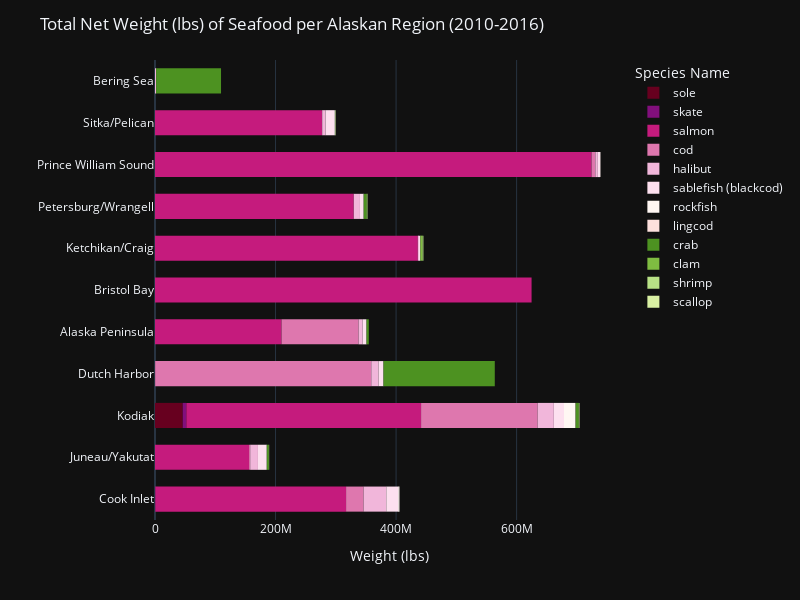

Notebook source saved alongside this figure:
### Code cell
fig = px.histogram(DFseafoodmaskedfinal,
                y = 'AreaName',
                   x = 'TotalNetWeight',
                  color = 'SpeciesGroup',
                  color_discrete_map = {'rockfish':'#fff7f3',
                                        'salmon':'#c51b7d',
                                       'cod':'#de77ae',
                                       'halibut':'#f1b6da',
                                       'sablefish (blackcod)':'#fde0ef',
                                        'sole':'#67001f',
                                       'crab':'#4d9221',
                                       'shrimp':'#b8e186',
                                       'clam':'#7fbc41',
                                       'scallop':'#d9f0a3',
                                       'skate':'#810f7c',
                                       'lingcod':'#fde0dd'},
                  category_orders={'SpeciesGroup' : ['sole', 
                                                     'skate',
                                                     'salmon',
                                                     'cod', 
                                                     'halibut', 
                                                     'sablefish (blackcod)',
                                                     'rockfish',
                                                    'lingcod',
                                                    'crab',
                                                    'clam',
                                                    'shrimp',
                                                     'scallop']})


fig.update_layout(title='Total Net Weight (lbs) of Seafood per Alaskan Region (2010-2016)',
                  xaxis_title="Weight (lbs)",
                  yaxis_title = ' ',
                  template='plotly_dark',
                  legend_title='Species Name',
                  bargap = 0.4,
                  autosize=False,
                  width=800,
                  height=600)

fig.show()

### Figure 1 — Plotly figure (JSON) as saved in the notebook; plotly's stock layout.template omitted (floating-point values rounded to 4 significant figures; data arrays with more than 128 entries replaced by an {"elided": "..."} marker saying what was removed)
{"data": [{"alignmentgroup": "True", "bingroup": "y", "histfunc": "sum", "hovertemplate": "SpeciesGroup=sole<br>sum of TotalNetWeight=%{x}<br>AreaName=%{y}<extra></extra>", "legendgroup": "sole", "marker": {"color": "#67001f", "pattern": {"shape": ""}}, "name": "sole", "offsetgroup": "sole", "orientation": "h", "showlegend": true, "type": "histogram", "x": [6577, 4795, 353205, 2067666, 3015931, 1864605, 2728368, 329368, 26852, 611737, 1760924, 1917571, 3245019, 75531, 794342, 1591053, 1651810, 2924872, 39712, 731887, 622668, 2061547, 1823176, 215652, 64429, 654296, 2354830, 3872563, 3245998, 199064, 65542, 96422, 48921, 212869, 1164927, 1537549, 2212995], "xaxis": "x", "y": ["Cook Inlet", "Juneau/Yakutat", "Kodiak", "Kodiak", "Kodiak", "Kodiak", "Kodiak", "Kodiak", "Kodiak", "Kodiak", "Kodiak", "Kodiak", "Kodiak", "Kodiak", "Kodiak", "Kodiak", "Kodiak", "Kodiak", "Kodiak", "Kodiak", "Kodiak", "Kodiak", "Kodiak", "Kodiak", "Kodiak", "Kodiak", "Kodiak", "Kodiak", "Kodiak", "Dutch Harbor", "Dutch Harbor", "Kodiak", "Kodiak", "Kodiak", "Kodiak", "Kodiak", "Kodiak"], "yaxis": "y"}, {"alignmentgroup": "True", "bingroup": "y", "histfunc": "sum", "hovertemplate": "SpeciesGroup=skate<br>sum of TotalNetWeight=%{x}<br>AreaName=%{y}<extra></extra>", "legendgroup": "skate", "marker": {"color": "#810f7c", "pattern": {"shape": ""}}, "name": "skate", "offsetgroup": "skate", "orientation": "h", "showlegend": true, "type": "histogram", "x": [60560, 51354, 462651, 470091, 608889, 35132, 37799, 647212, 245171, 473330, 459237, 426484, 49887, 91570, 315854, 820912, 79965, 123628, 358642, 11757, 177254, 111891, 149673, 370767], "xaxis": "x", "y": ["Cook Inlet", "Cook Inlet", "Kodiak", "Kodiak", "Kodiak", "Cook Inlet", "Cook Inlet", "Kodiak", "Kodiak", "Kodiak", "Kodiak", "Kodiak", "Cook Inlet", "Cook Inlet", "Kodiak", "Kodiak", "Cook Inlet", "Kodiak", "Kodiak", "Cook Inlet", "Cook Inlet", "Kodiak", "Kodiak", "Kodiak"], "yaxis": "y"}, {"alignmentgroup": "True", "bingroup": "y", "histfunc": "sum", "hovertemplate": "SpeciesGroup=salmon<br>sum of TotalNetWeight=%{x}<br>AreaName=%{y}<extra></extra>", "legendgroup": "salmon", "marker": {"color": "#c51b7d", "pattern": {"shape": ""}}, "name": "salmon", "offsetgroup": "salmon", "orientation": "h", "showlegend": true, "type": "histogram", "x": {"elided": "274 int values"}, "xaxis": "x", "y": {"elided": "274 str values"}, "yaxis": "y"}, {"alignmentgroup": "True", "bingroup": "y", "histfunc": "sum", "hovertemplate": "SpeciesGroup=cod<br>sum of TotalNetWeight=%{x}<br>AreaName=%{y}<extra></extra>", "legendgroup": "cod", "marker": {"color": "#de77ae", "pattern": {"shape": ""}}, "name": "cod", "offsetgroup": "cod", "orientation": "h", "showlegend": true, "type": "histogram", "x": [21322290, 3573727, 38800144, 71491, 29178, 34899568, 14718, 913581, 123056, 20566040, 3448572, 58861430, 81515, 39868153, 78141, 1827531, 50574, 18359457, 6414357, 63256263, 89843, 25855, 35128801, 1423580, 7380, 21696944, 4762044, 58209005, 300279, 1948, 21736362, 11321, 671095, 11513, 25374967, 4790460, 73799046, 596563, 5149, 28324383, 921209, 14866, 20571002, 5987627, 65654267, 743619, 9000, 33465130, 15013, 666547, 21887], "xaxis": "x", "y": ["Alaska Peninsula", "Cook Inlet", "Dutch Harbor", "Juneau/Yakutat", "Ketchikan/Craig", "Kodiak", "Petersburg/Wrangell", "Prince William Sound", "Sitka/Pelican", "Alaska Peninsula", "Cook Inlet", "Dutch Harbor", "Juneau/Yakutat", "Kodiak", "Petersburg/Wrangell", "Prince William Sound", "Sitka/Pelican", "Alaska Peninsula", "Cook Inlet", "Dutch Harbor", "Juneau/Yakutat", "Ketchikan/Craig", "Kodiak", "Prince William Sound", "Sitka/Pelican", "Alaska Peninsula", "Cook Inlet", "Dutch Harbor", "Juneau/Yakutat", "Ketchikan/Craig", "Kodiak", "Petersburg/Wrangell", "Prince William Sound", "Sitka/Pelican", "Alaska Peninsula", "Cook Inlet", "Dutch Harbor", "Juneau/Yakutat", "Ketchikan/Craig", "Kodiak", "Prince William Sound", "Sitka/Pelican", "Alaska Peninsula", "Cook Inlet", "Dutch Harbor", "Juneau/Yakutat", "Ketchikan/Craig", "Kodiak", "Petersburg/Wrangell", "Prince William Sound", "Sitka/Pelican"], "yaxis": "y"}, {"alignmentgroup": "True", "bingroup": "y", "histfunc": "sum", "hovertemplate": "SpeciesGroup=halibut<br>sum of TotalNetWeight=%{x}<br>AreaName=%{y}<extra></extra>", "legendgroup": "halibut", "marker": {"color": "#f1b6da", "pattern": {"shape": ""}}, "name": "halibut", "offsetgroup": "halibut", "orientation": "h", "showlegend": true, "type": "histogram", "x": [2063585, 12601953, 3275344, 3236170, 334185, 6123979, 2114761, 1315488, 1923396, 1923743, 4612904, 3669601, 2169798, 214397, 5792288, 1230623, 750393, 1298145, 1010116, 5442033, 2310229, 1746636, 185122, 6897538, 1559924, 686506, 1249658, 757974, 838282, 6522178, 1732732, 1953806, 718910, 3161881, 1656654, 525180, 1229336, 450658, 470146, 3921759, 1678395, 184407, 2444049, 1860434, 485379, 572645, 604256, 4627559, 1233395, 2120994, 248383, 2441005, 1820287, 346607], "xaxis": "x", "y": ["Alaska Peninsula", "Cook Inlet", "Dutch Harbor", "Juneau/Yakutat", "Ketchikan/Craig", "Kodiak", "Petersburg/Wrangell", "Prince William Sound", "Sitka/Pelican", "Alaska Peninsula", "Cook Inlet", "Dutch Harbor", "Juneau/Yakutat", "Ketchikan/Craig", "Kodiak", "Petersburg/Wrangell", "Prince William Sound", "Sitka/Pelican", "Alaska Peninsula", "Cook Inlet", "Dutch Harbor", "Juneau/Yakutat", "Ketchikan/Craig", "Kodiak", "Petersburg/Wrangell", "Prince William Sound", "Sitka/Pelican", "Alaska Peninsula", "Bering Sea", "Cook Inlet", "Dutch Harbor", "Juneau/Yakutat", "Ketchikan/Craig", "Kodiak", "Petersburg/Wrangell", "Prince William Sound", "Sitka/Pelican", "Alaska Peninsula", "Bering Sea", "Cook Inlet", "Juneau/Yakutat", "Ketchikan/Craig", "Kodiak", "Petersburg/Wrangell", "Prince William Sound", "Alaska Peninsula", "Bering Sea", "Cook Inlet", "Dutch Harbor", "Juneau/Yakutat", "Ketchikan/Craig", "Kodiak", "Petersburg/Wrangell", "Prince William Sound"], "yaxis": "y"}, {"alignmentgroup": "True", "bingroup": "y", "histfunc": "sum", "hovertemplate": "SpeciesGroup=sablefish (blackcod)<br>sum of TotalNetWeight=%{x}<br>AreaName=%{y}<extra></extra>", "legendgroup": "sablefish (blackcod)", "marker": {"color": "#fde0ef", "pattern": {"shape": ""}}, "name": "sablefish (blackcod)", "offsetgroup": "sablefish (blackcod)", "orientation": "h", "showlegend": true, "type": "histogram", "x": [1050623, 3113113, 1682534, 2356554, 351728, 2571091, 759431, 910467, 2579912, 1072092, 3638169, 1478693, 2589079, 385801, 2958768, 893111, 972773, 2839314, 1183269, 4007206, 1405324, 2723033, 318020, 3364934, 1133661, 802508, 3021144, 1283378, 2940154, 1426723, 2482343, 289320, 3124300, 1037202, 891197, 3175589, 977534, 2324383, 1139563, 1867883, 116423, 2435933, 947665, 509962, 2774928, 737219, 3640570, 726281, 1737659, 313261, 2363054, 860876], "xaxis": "x", "y": ["Alaska Peninsula", "Cook Inlet", "Dutch Harbor", "Juneau/Yakutat", "Ketchikan/Craig", "Kodiak", "Petersburg/Wrangell", "Prince William Sound", "Sitka/Pelican", "Alaska Peninsula", "Cook Inlet", "Dutch Harbor", "Juneau/Yakutat", "Ketchikan/Craig", "Kodiak", "Petersburg/Wrangell", "Prince William Sound", "Sitka/Pelican", "Alaska Peninsula", "Cook Inlet", "Dutch Harbor", "Juneau/Yakutat", "Ketchikan/Craig", "Kodiak", "Petersburg/Wrangell", "Prince William Sound", "Sitka/Pelican", "Alaska Peninsula", "Cook Inlet", "Dutch Harbor", "Juneau/Yakutat", "Ketchikan/Craig", "Kodiak", "Petersburg/Wrangell", "Prince William Sound", "Sitka/Pelican", "Alaska Peninsula", "Cook Inlet", "Dutch Harbor", "Juneau/Yakutat", "Ketchikan/Craig", "Kodiak", "Petersburg/Wrangell", "Prince William Sound", "Sitka/Pelican", "Alaska Peninsula", "Cook Inlet", "Dutch Harbor", "Juneau/Yakutat", "Ketchikan/Craig", "Kodiak", "Petersburg/Wrangell"], "yaxis": "y"}, {"alignmentgroup": "True", "bingroup": "y", "histfunc": "sum", "hovertemplate": "SpeciesGroup=rockfish<br>sum of TotalNetWeight=%{x}<br>AreaName=%{y}<extra></extra>", "legendgroup": "rockfish", "marker": {"color": "#fff7f3", "pattern": {"shape": ""}}, "name": "rockfish", "offsetgroup": "rockfish", "orientation": "h", "showlegend": true, "type": "histogram", "x": {"elided": "293 int values"}, "xaxis": "x", "y": {"elided": "293 str values"}, "yaxis": "y"}, {"alignmentgroup": "True", "bingroup": "y", "histfunc": "sum", "hovertemplate": "SpeciesGroup=lingcod<br>sum of TotalNetWeight=%{x}<br>AreaName=%{y}<extra></extra>", "legendgroup": "lingcod", "marker": {"color": "#fde0dd", "pattern": {"shape": ""}}, "name": "lingcod", "offsetgroup": "lingcod", "orientation": "h", "showlegend": true, "type": "histogram", "x": [13381, 90489, 1777, 2862, 26320, 13714, 96950, 3286, 42979, 5234, 24634, 25126, 18324, 81410, 9741, 56406, 5037, 343083, 29261, 16467, 183897, 8824, 52840, 10985, 13821, 31295, 13706, 157882, 11262, 35246, 12071, 19236, 27785, 5462, 104095, 11382, 39517, 6491, 8470, 25410, 60138], "xaxis": "x", "y": ["Cook Inlet", "Juneau/Yakutat", "Ketchikan/Craig", "Kodiak", "Petersburg/Wrangell", "Prince William Sound", "Sitka/Pelican", "Cook Inlet", "Juneau/Yakutat", "Ketchikan/Craig", "Kodiak", "Petersburg/Wrangell", "Prince William Sound", "Sitka/Pelican", "Cook Inlet", "Juneau/Yakutat", "Ketchikan/Craig", "Kodiak", "Petersburg/Wrangell", "Prince William Sound", "Sitka/Pelican", "Cook Inlet", "Juneau/Yakutat", "Ketchikan/Craig", "Kodiak", "Petersburg/Wrangell", "Prince William Sound", "Sitka/Pelican", "Cook Inlet", "Juneau/Yakutat", "Ketchikan/Craig", "Kodiak", "Petersburg/Wrangell", "Prince William Sound", "Sitka/Pelican", "Cook Inlet", "Juneau/Yakutat", "Ketchikan/Craig", "Kodiak", "Petersburg/Wrangell", "Sitka/Pelican"], "yaxis": "y"}, {"alignmentgroup": "True", "bingroup": "y", "histfunc": "sum", "hovertemplate": "SpeciesGroup=crab<br>sum of TotalNetWeight=%{x}<br>AreaName=%{y}<extra></extra>", "legendgroup": "crab", "marker": {"color": "#4d9221", "pattern": {"shape": ""}}, "name": "crab", "offsetgroup": "crab", "orientation": "h", "showlegend": true, "type": "histogram", "x": [502480, 1275215, 11131041, 574780, 462643, 261675, 15378878, 91729, 3736432, 6630401, 472325, 425306, 584662, 454697, 390029, 1530033, 222685, 14422560, 1056987, 17023622, 187991, 2486520, 4393025, 436346, 224971, 1093262, 159226, 185820, 1113043, 300202, 70179, 746787, 23398760, 793455, 29713755, 321688, 2385986, 3718853, 263434, 244939, 58225, 854958, 173679, 1059902, 269854, 333655, 829650, 20434689, 760550, 22172733, 3172963, 4849770, 328836, 16374, 432829, 185550, 297416, 183108, 18149409, 219190, 5513059, 15140795, 4353185, 5484751, 536507, 223892, 239144, 675425, 16082022, 80195, 624135, 8392220, 19667168, 3133275, 5105593, 483062, 208007], "xaxis": "x", "y": ["Alaska Peninsula", "Alaska Peninsula", "Bering Sea", "Bering Sea", "Dutch Harbor", "Dutch Harbor", "Dutch Harbor", "Dutch Harbor", "Dutch Harbor", "Dutch Harbor", "Juneau/Yakutat", "Juneau/Yakutat", "Kodiak", "Kodiak", "Kodiak", "Petersburg/Wrangell", "Petersburg/Wrangell", "Bering Sea", "Bering Sea", "Dutch Harbor", "Dutch Harbor", "Dutch Harbor", "Dutch Harbor", "Juneau/Yakutat", "Kodiak", "Kodiak", "Kodiak", "Kodiak", "Petersburg/Wrangell", "Petersburg/Wrangell", "Petersburg/Wrangell", "Alaska Peninsula", "Bering Sea", "Bering Sea", "Dutch Harbor", "Dutch Harbor", "Dutch Harbor", "Dutch Harbor", "Juneau/Yakutat", "Juneau/Yakutat", "Kodiak", "Kodiak", "Kodiak", "Petersburg/Wrangell", "Petersburg/Wrangell", "Alaska Peninsula", "Alaska Peninsula", "Bering Sea", "Dutch Harbor", "Dutch Harbor", "Dutch Harbor", "Dutch Harbor", "Juneau/Yakutat", "Ketchikan/Craig", "Kodiak", "Kodiak", "Petersburg/Wrangell", "Sitka/Pelican", "Bering Sea", "Bering Sea", "Dutch Harbor", "Dutch Harbor", "Dutch Harbor", "Dutch Harbor", "Juneau/Yakutat", "Kodiak", "Sitka/Pelican", "Bering Sea", "Bering Sea", "Bering Sea", "Bering Sea", "Dutch Harbor", "Dutch Harbor", "Dutch Harbor", "Dutch Harbor", "Juneau/Yakutat", "Kodiak"], "yaxis": "y"}, {"alignmentgroup": "True", "bingroup": "y", "histfunc": "sum", "hovertemplate": "SpeciesGroup=clam<br>sum of TotalNetWeight=%{x}<br>AreaName=%{y}<extra></extra>", "legendgroup": "clam", "marker": {"color": "#7fbc41", "pattern": {"shape": ""}}, "name": "clam", "offsetgroup": "clam", "orientation": "h", "showlegend": true, "type": "histogram", "x": [887037, 29496, 475702, 713197, 11877, 502079, 15612, 538710, 11744, 413208, 16643], "xaxis": "x", "y": ["Ketchikan/Craig", "Sitka/Pelican", "Ketchikan/Craig", "Ketchikan/Craig", "Sitka/Pelican", "Ketchikan/Craig", "Sitka/Pelican", "Ketchikan/Craig", "Sitka/Pelican", "Ketchikan/Craig", "Sitka/Pelican"], "yaxis": "y"}, {"alignmentgroup": "True", "bingroup": "y", "histfunc": "sum", "hovertemplate": "SpeciesGroup=shrimp<br>sum of TotalNetWeight=%{x}<br>AreaName=%{y}<extra></extra>", "legendgroup": "shrimp", "marker": {"color": "#b8e186", "pattern": {"shape": ""}}, "name": "shrimp", "offsetgroup": "shrimp", "orientation": "h", "showlegend": true, "type": "histogram", "x": [7343, 21738, 15923, 234471, 190, 132578, 8061, 22186, 1305, 19561, 13548, 281521, 401, 20860, 143054, 5149, 31869, 11072, 34753, 309472, 881, 24937, 147421, 284, 1498, 11407, 6868, 34902, 201, 203794, 2314, 18565, 168757, 353, 7522, 249, 20567, 5105, 29667, 250363, 3788, 146593, 24518, 182297, 900, 11133, 18037, 2870, 34471, 454, 170234, 13427, 67235, 111013, 3792, 322, 20935], "xaxis": "x", "y": ["Juneau/Yakutat", "Juneau/Yakutat", "Ketchikan/Craig", "Ketchikan/Craig", "Petersburg/Wrangell", "Petersburg/Wrangell", "Prince William Sound", "Sitka/Pelican", "Juneau/Yakutat", "Juneau/Yakutat", "Ketchikan/Craig", "Ketchikan/Craig", "Petersburg/Wrangell", "Petersburg/Wrangell", "Petersburg/Wrangell", "Prince William Sound", "Sitka/Pelican", "Juneau/Yakutat", "Juneau/Yakutat", "Ketchikan/Craig", "Petersburg/Wrangell", "Petersburg/Wrangell", "Petersburg/Wrangell", "Prince William Sound", "Prince William Sound", "Sitka/Pelican", "Juneau/Yakutat", "Juneau/Yakutat", "Ketchikan/Craig", "Ketchikan/Craig", "Petersburg/Wrangell", "Petersburg/Wrangell", "Petersburg/Wrangell", "Prince William Sound", "Prince William Sound", "Sitka/Pelican", "Sitka/Pelican", "Juneau/Yakutat", "Juneau/Yakutat", "Ketchikan/Craig", "Petersburg/Wrangell", "Petersburg/Wrangell", "Petersburg/Wrangell", "Petersburg/Wrangell", "Prince William Sound", "Prince William Sound", "Sitka/Pelican", "Juneau/Yakutat", "Juneau/Yakutat", "Ketchikan/Craig", "Ketchikan/Craig", "Petersburg/Wrangell", "Petersburg/Wrangell", "Petersburg/Wrangell", "Prince William Sound", "Sitka/Pelican", "Sitka/Pelican"], "yaxis": "y"}, {"alignmentgroup": "True", "bingroup": "y", "histfunc": "sum", "hovertemplate": "SpeciesGroup=scallop<br>sum of TotalNetWeight=%{x}<br>AreaName=%{y}<extra></extra>", "legendgroup": "scallop", "marker": {"color": "#d9f0a3", "pattern": {"shape": ""}}, "name": "scallop", "offsetgroup": "scallop", "orientation": "h", "showlegend": true, "type": "histogram", "x": [14286, 55062, 145080, 220580, 186900, 266762, 123480, 159615, 105476], "xaxis": "x", "y": ["Cook Inlet", "Kodiak", "Juneau/Yakutat", "Kodiak", "Kodiak", "Kodiak", "Juneau/Yakutat", "Kodiak", "Kodiak"], "yaxis": "y"}], "layout": {"autosize": false, "bargap": 0.4, "barmode": "relative", "height": 600, "legend": {"title": {"text": "Species Name"}, "tracegroupgap": 0}, "margin": {"t": 60}, "title": {"text": "Total Net Weight (lbs) of Seafood per Alaskan Region (2010-2016)"}, "width": 800, "xaxis": {"anchor": "y", "autorange": true, "domain": [0, 1], "range": [0, 778200000.0], "title": {"text": "Weight (lbs)"}, "type": "linear"}, "yaxis": {"anchor": "x", "autorange": true, "domain": [0, 1], "range": [-0.5, 10.5], "title": {"text": " "}, "type": "category"}}}
